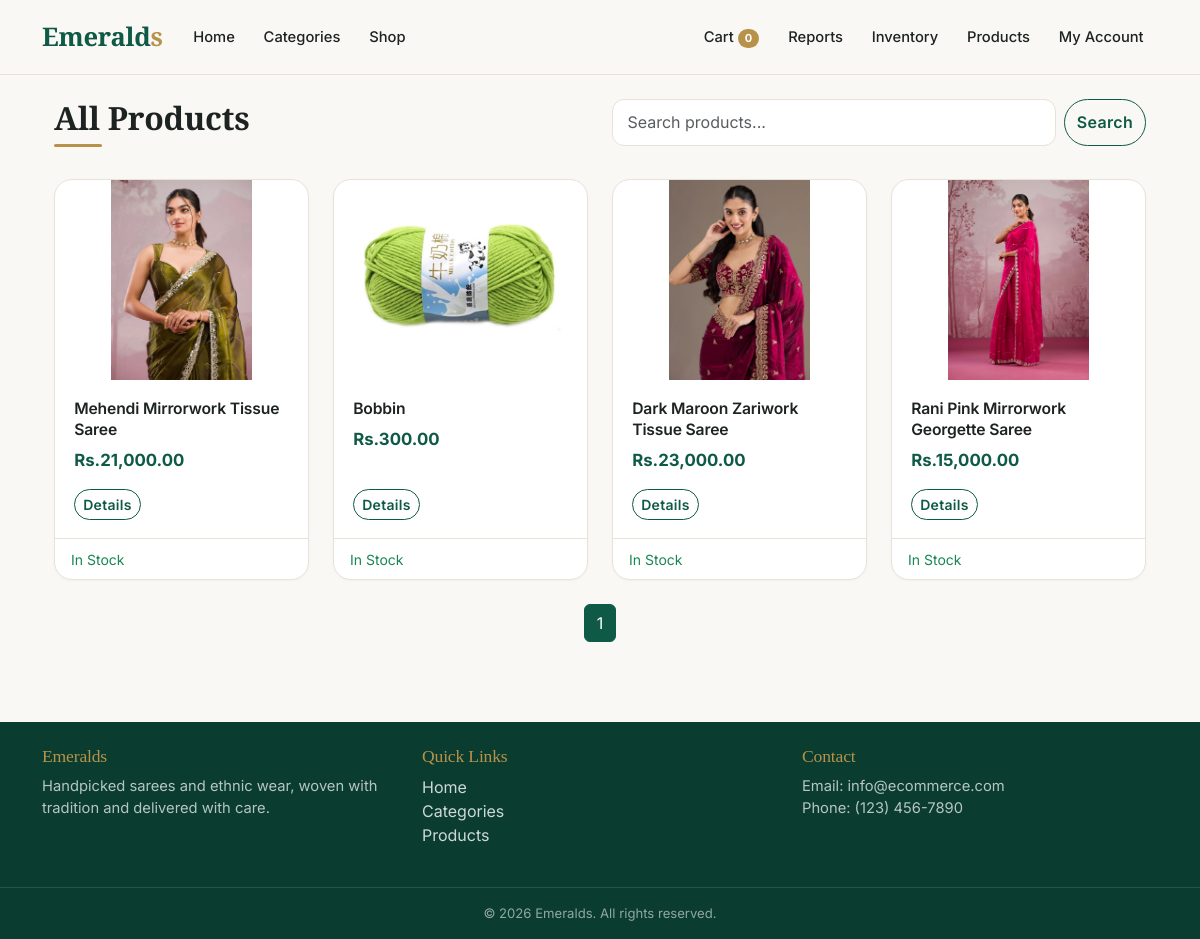
Page /shop.php (signed in) on the committed database.
### tables this page shows
CREATE TABLE `product` (
  `productID` int(11) NOT NULL,
  `Description` text DEFAULT NULL,
  `unitprice` decimal(10,2) NOT NULL,
  `quantityINstock` int(11) NOT NULL DEFAULT 0,
  `supplierid` int(11) DEFAULT NULL,
  `dataAdded` datetime DEFAULT current_timestamp(),
  `productname` varchar(100) NOT NULL,
  `addedBY` int(11) DEFAULT NULL,
  `imageURl` varchar(255) DEFAULT NULL,
  `imageURl2` varchar(255) NOT NULL,
  `imageURl3` varchar(255) NOT NULL,
  `location` varchar(100) DEFAULT NULL,
  `categoryID` int(11) DEFAULT NULL
);

### shop.php (the view, shortened to what this page needs)
<?php
require_once 'includes/db_connect.php';
require_once 'includes/header.php';
$perPage = 12;
$page = isset($_GET['page']) ? max(1, intval($_GET['page'])) : 1;
$offset = ($page - 1) * $perPage;
$totalProducts = $pdo->query("SELECT COUNT(*) FROM product WHERE quantityINstock > 0")->fetchColumn();
$searchCondition = '';
$sql = "SELECT * FROM product WHERE quantityINstock > 0 $searchCondition ORDER BY dataAdded DESC LIMIT :limit OFFSET :offset";
$stmt = $pdo->prepare($sql);
$stmt->bindValue(':limit', $perPage, PDO::PARAM_INT);
$stmt->bindValue(':offset', $offset, PDO::PARAM_INT);
$stmt->execute();
$products = $stmt->fetchAll(PDO::FETCH_ASSOC);
?>
<div class="container">
    <div class="row mb-4">
        <div class="col-md-6">
            <h2>All Products</h2>
        </div>
        <div class="col-md-6 text-end">
            <form class="d-flex" action="" method="GET">
                <input type="text" name="search_product" class="form-control me-2"
                    placeholder="Search products..."
                    value="<?php echo isset($_GET['search_product']) ? htmlspecialchars($_GET['search_product']) : ''; ?>">
                <button class="btn btn-outline-danger" type="submit">Search</button>
            </form>
        </div>
    </div>
    <?php if (empty($products)): ?>
        <div class="alert alert-info">No products found.</div>
    <?php else: ?>
        <div class="row">
            <?php foreach ($products as $product): ?>
                <div class="col-md-3 mb-4">
                    <div class="card h-100">
                        <img src="assets/images/products/<?php echo htmlspecialchars($product['imageURl']); ?>"
                            class="card-img-top p-3"
                            alt="<?php echo htmlspecialchars($product['productname']); ?>"
                            style="height: 200px; object-fit: contain;">
                        <div class="card-body d-flex flex-column">
                            <h5 class="card-title"><?php echo htmlspecialchars($product['productname']); ?></h5>
                            <p class="card-text">Rs.<?php echo number_format($product['unitprice'], 2); ?></p>
                            <div class="mt-auto">
                                <div class="d-flex justify-content-between align-items-center">
                                    <a href="./product.php?id=<?php echo $product['productID']; ?>"
                                        class="btn btn-sm btn-outline-danger">Details</a>
                                </div>
                            </div>
                        </div>
                        <div class="card-footer bg-transparent">
                            <small class="text-muted">
                                <?php if ($product['quantityINstock'] > 0): ?>
                                    <span class="text-success">In Stock</span>
                                <?php else: ?>
                                    <span class="text-danger">Out of Stock</span>
                                <?php endif; ?>
                            </small>
                        </div>
                    </div>
                </div>
            <?php endforeach; ?>
        </div>
        <nav aria-label="Page navigation">
            <ul class="pagination justify-content-center">
                <?php for ($i = 1; $i <= ceil($totalProducts / $perPage); $i++): ?>
                    <li class="page-item <?php echo $i == $page ? 'active' : ''; ?>">
                        <a class="page-link"
                            href="?page=<?php echo $i; ?><?php echo isset($_GET['search_product']) ? '&search_product=' . urlencode($_GET['search_product']) : ''; ?>">
                            <?php echo $i; ?>
                        </a>
                    </li>
                <?php endfor; ?>
            </ul>
        </nav>
    <?php endif; ?>
</div>
<?php require_once 'includes/footer.php'; ?>

### assets/css/style.css (style rules this page uses)
:root { --em:#0f5a46; --em-dark:#0a3d30; --em-soft:#e7f1ed; --gold:#b8924a; --ink:#1d2321; --muted:#6b7570; --bg:#faf8f4; --line:#e8e3d9; --bs-body-font-family:'Inter',system-ui,sans-serif; --bs-body-color:var(--ink); }
body { font-family:'Inter',system-ui,sans-serif;background:var(--bg);color:var(--ink);-webkit-font-smoothing:antialiased }
h1,h2,h3,h4,h5,.navbar-brand { font-family:'Playfair Display',Georgia,serif;letter-spacing:-.01em }
h2 { font-weight:600;position:relative;padding-bottom:.6rem }
h2::after { content:"";position:absolute;left:0;bottom:0;width:48px;height:3px;background:var(--gold);border-radius:2px }
a { color:var(--em) }
.btn { border-radius:999px;font-weight:600;letter-spacing:.02em;transition:all .25s }
.btn-outline-danger { color:var(--em);border-color:var(--em) }
.card { border:1px solid var(--line);border-radius:18px;background:#fff;overflow:hidden;box-shadow:0 1px 3px rgba(0,0,0,.03);transition:transform .35s,box-shadow .35s }
.card-img-top { height:300px;object-fit:cover;padding:0!important;transition:transform .5s }
.card-body { padding:1.1rem 1.2rem }
.card-title { font-family:'Inter',sans-serif;font-size:.98rem;font-weight:600;line-height:1.35 }
.card-text { color:var(--em);font-weight:700;font-size:1.05rem }
.card-footer { border-top:1px solid var(--line)!important;background:transparent!important }
.form-control,.form-select { border-radius:12px;border-color:var(--line);padding:.65rem .9rem }
.page-link { color:var(--em) }
.active>.page-link { background:var(--em);border-color:var(--em) }

### rows in the picture
product: imageURl (picture), productname "Mehendi Mirrorwork Tissue Saree", unitprice "21,000.00", quantityINstock "In Stock"
product: imageURl (picture), productname "Bobbin", unitprice "300.00", quantityINstock "In Stock"
product: imageURl (picture), productname "Dark Maroon Zariwork Tissue Saree", unitprice "23,000.00", quantityINstock "In Stock"
product: imageURl (picture), productname "Rani Pink Mirrorwork Georgette Saree", unitprice "15,000.00", quantityINstock "In Stock"

### other values in the picture
$cart_item_number "0"
